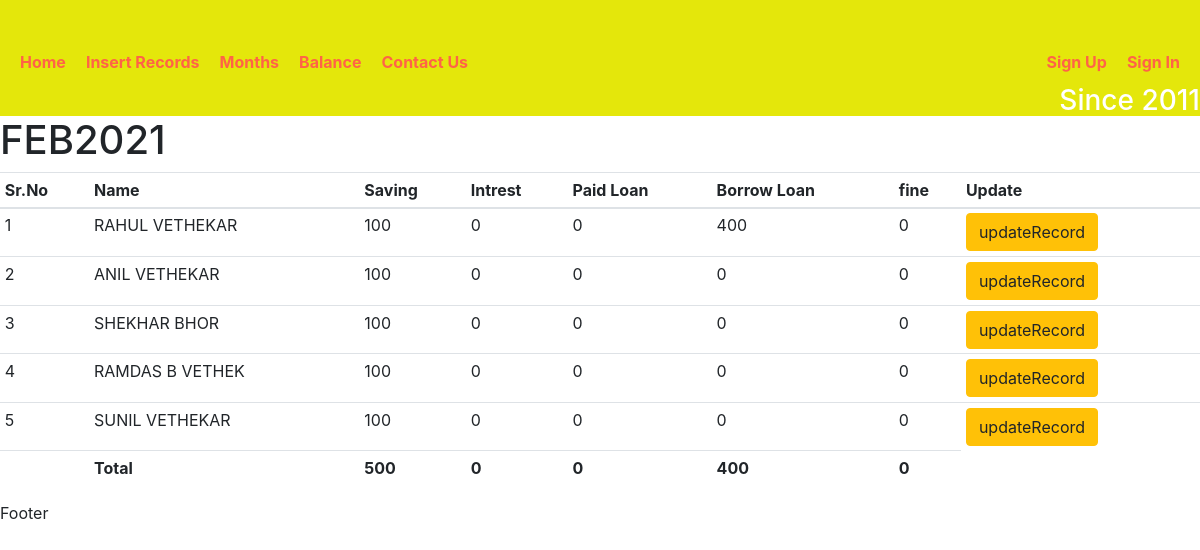
The app's page /monthDetails/2 with its own data.
### record/models.py (models this page shows, shortened)
class MonthName (models.Model):
    month = models.CharField(max_length=10)

class UserDetails(models.Model):
    month = models.ForeignKey(MonthName,on_delete=models.CASCADE)
    username = models.ForeignKey(UserName,on_delete=models.CASCADE)
    saving = models.IntegerField(default=0)
    intrest = models.IntegerField(default=0)
    paidLoan = models.IntegerField(default=0)
    borrowLoan = models.IntegerField(default=0)
    fine = models.IntegerField(default=0)

class UserName(models.Model):
    name = models.CharField(max_length=15)
    mobile = models.CharField(max_length=15)
    def __str__(self):
        return "%s" % (self.name)

### record/views.py (the view)
# urls.py: path('monthDetails/<int:id>',monthDetails,name = 'monthDetails'),
def monthDetails(request,id):
    obj = UserDetails.objects.filter(month_id = id)
    savingSum = UserDetails.objects.filter(month_id = id).aggregate(Sum('saving'))
    intrestSum = UserDetails.objects.filter(month_id = id).aggregate(Sum('intrest'))
    paidLoanSum = UserDetails.objects.filter(month_id = id).aggregate(Sum('paidLoan'))
    borrowLoanSum = UserDetails.objects.filter(month_id = id).aggregate(Sum('borrowLoan'))
    fineSum = UserDetails.objects.filter(month_id = id).aggregate(Sum('fine'))
    mn = MonthName.objects.get(id=id)
    monthName = mn.month
    context = {'allData':obj,'savingSum':savingSum,'intrestSum':intrestSum,'paidLoanSum':paidLoanSum,'borrowLoanSum':borrowLoanSum,'fineSum':fineSum,'monthName':monthName}
    template_name = 'record/userRecords.html'
    return render(request,template_name,context)

### templates/record/userRecords.html (shortened to what this page needs)
{% extends 'record/base.html' %}
{% block content %}
    <h1>{{monthName}}</h1>
        <table class='table table-sm'>
            <tr><th>Sr.No</th>
                <th>Name</th>
                <th>Saving</th>
                <th>Intrest</th>
                <th>Paid Loan</th>
                <th>Borrow Loan</th>
                <th>fine</th>
                <th>Update</th>
                </tr>
<tbody>
                {% for data in allData %}
                <tr>
                    <td>{{forloop.counter}}</td>
                    <td>{{data.username}}</td>
                    <td>{{data.saving}}</td>
                    <td>{{data.intrest}}</td>
                    <td>{{data.paidLoan}}</td>
                    <td>{{data.borrowLoan}}</td>
                    <td>{{data.fine}}</td>
                    <td><a href="{% url 'updateRecord' data.id %}"><button class="btn btn-warning">updateRecord</button></a></td>
                    </tr>
                {% endfor %}
            </tbody>
                <tfoot>
                <tr>
                        <td></td>
                    <td><b>Total</b></td>
                    <td><b>{{savingSum.saving__sum}}<b></td>
                    <td><b>{{intrestSum.intrest__sum}}</b></td>
                    <td><b>{{paidLoanSum.paidLoan__sum}}</b></td>
                    <td><b>{{borrowLoanSum.borrowLoan__sum}}</b></td>
                    <td><b>{{fineSum.fine__sum}}</b></td>
                    </tr>
                    </tfoot>
        </table>
{% endblock %}

### records on screen
MonthName: month "FEB2021"
UserDetails: username "RAHUL VETHEKAR", saving "100", intrest "0", paidLoan "0", borrowLoan "400", fine "0"
UserDetails: username "ANIL VETHEKAR", saving "100", intrest "0", paidLoan "0", borrowLoan "0", fine "0"
UserDetails: username "SHEKHAR BHOR", saving "100", intrest "0", paidLoan "0", borrowLoan "0", fine "0"
UserDetails: username "RAMDAS B VETHEK", saving "100", intrest "0", paidLoan "0", borrowLoan "0", fine "0"
UserDetails: username "SUNIL VETHEKAR", saving "100", intrest "0", paidLoan "0", borrowLoan "0", fine "0"

### other values on screen
{{ savingSum.saving__sum }} "500"
{{ intrestSum.intrest__sum }} "0"
{{ paidLoanSum.paidLoan__sum }} "0"
{{ borrowLoanSum.borrowLoan__sum }} "400"
{{ fineSum.fine__sum }} "0"
